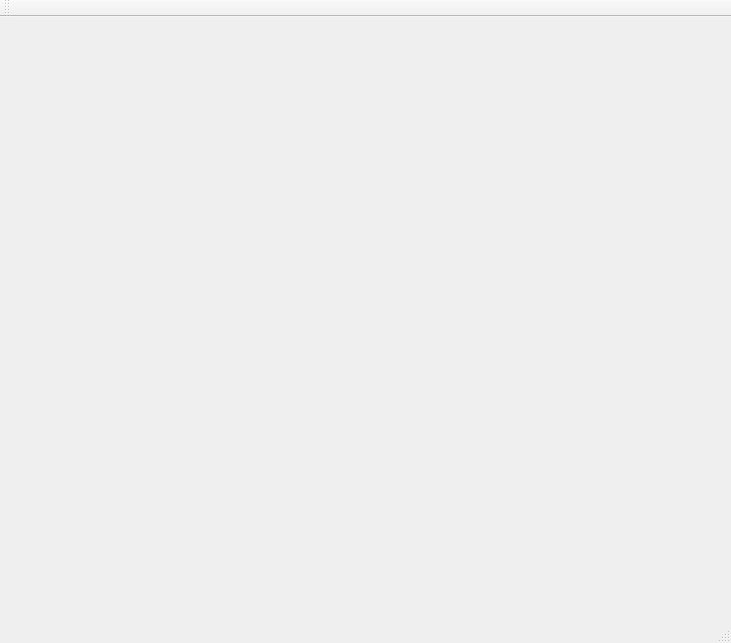
<?xml version="1.0" encoding="UTF-8"?>
<ui version="4.0">
 <class>MainWindow</class>
 <widget class="QMainWindow" name="MainWindow">
  <property name="geometry">
   <rect>
    <x>0</x>
    <y>0</y>
    <width>731</width>
    <height>643</height>
   </rect>
  </property>
  <property name="windowTitle">
   <string>MainWindow</string>
  </property>
  <widget class="QWidget" name="centralWidget"/>
  <widget class="QMenuBar" name="menuBar">
   <property name="geometry">
    <rect>
     <x>0</x>
     <y>0</y>
     <width>731</width>
     <height>21</height>
    </rect>
   </property>
  </widget>
  <widget class="QToolBar" name="mainToolBar">
   <attribute name="toolBarArea">
    <enum>TopToolBarArea</enum>
   </attribute>
   <attribute name="toolBarBreak">
    <bool>false</bool>
   </attribute>
  </widget>
  <widget class="QStatusBar" name="statusBar"/>
 </widget>
 <layoutdefault spacing="6" margin="11"/>
 <resources/>
 <connections/>
</ui>
